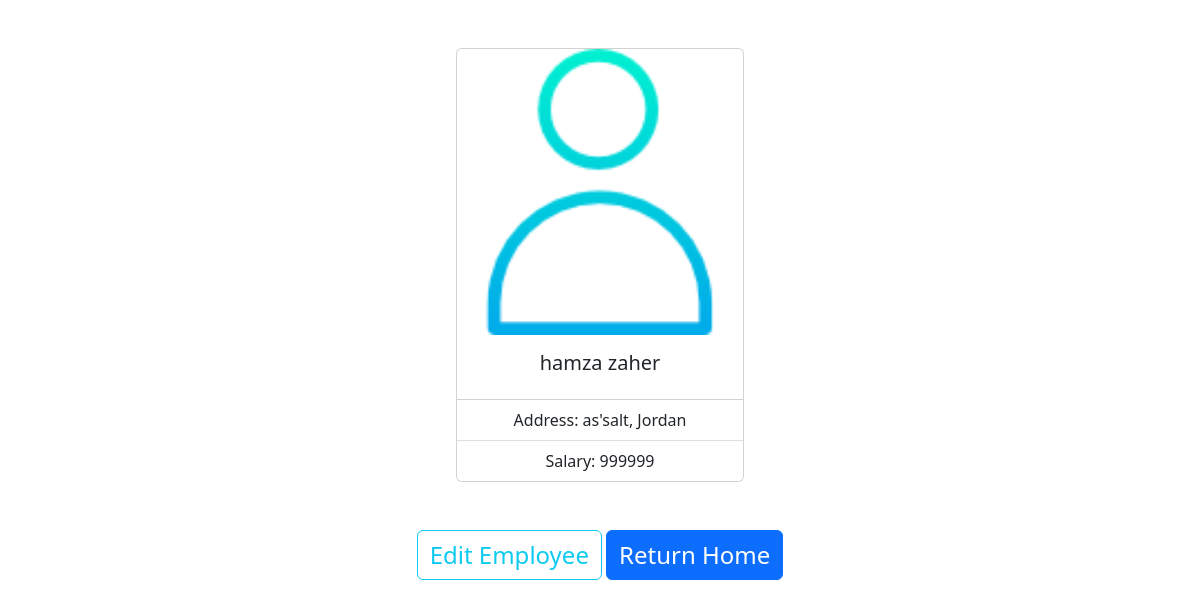
Page /view.php?id=1 on the committed database.
### tables this page shows
CREATE TABLE `employees` (
  `id` int(11) NOT NULL,
  `name` varchar(128) NOT NULL,
  `address` varchar(255) NOT NULL,
  `salary` int(11) NOT NULL,
  `image` longtext DEFAULT NULL
);

### view.php (the view, shortened to what this page needs)
<?php
include "./includes/conn.php";
include "./includes/header.php";
$id = $_GET['id'];
$sql = "SELECT id, name, address,salary,image FROM employees WHERE id='$id'";
$result = $conn->query($sql);
if ($result->num_rows > 0) {
    while ($row = $result->fetch_assoc()) {
        $name = $row['name'];
        $address = $row['address'];
        $salary = $row['salary'];
        $img = $row['image'];
        if ($img == null) {
            $img = "./upload/default.png";
        }else{
            $img = "./upload/".$row['image'];
        }
?>
        <div class="container mt-5 ">
            <div class="card text-center" style="width: 18rem; margin: 0 auto;">
                <img src="<?php echo $img?>" class="card-img-top" alt="..." style="">
                <div class="card-body">
                    <h5 class="card-title"><?php echo $name ?></h5>
                </div>
                <ul class="list-group list-group-flush">
                    <li class="list-group-item">Address: <?php echo $address ?></li>
                    <li class="list-group-item">Salary: <?php echo $salary ?></li>
                </ul>
            </div>
            <div class="text-center mt-5">
                <a class="btn  btn-outline-info fs-4 " href="./edit.php?id=<?php echo $id ?>">Edit Employee</a>
                <a class="btn btn-primary fs-4 " href="./index.php">Return Home</a>
            </div>
        </div>
<?php
    }
} else {
    echo "Error 404";
}
include "./includes/footer.php";
?>

### rows in the picture
employees: name "hamza zaher", address "as'salt, Jordan", salary "999999"
